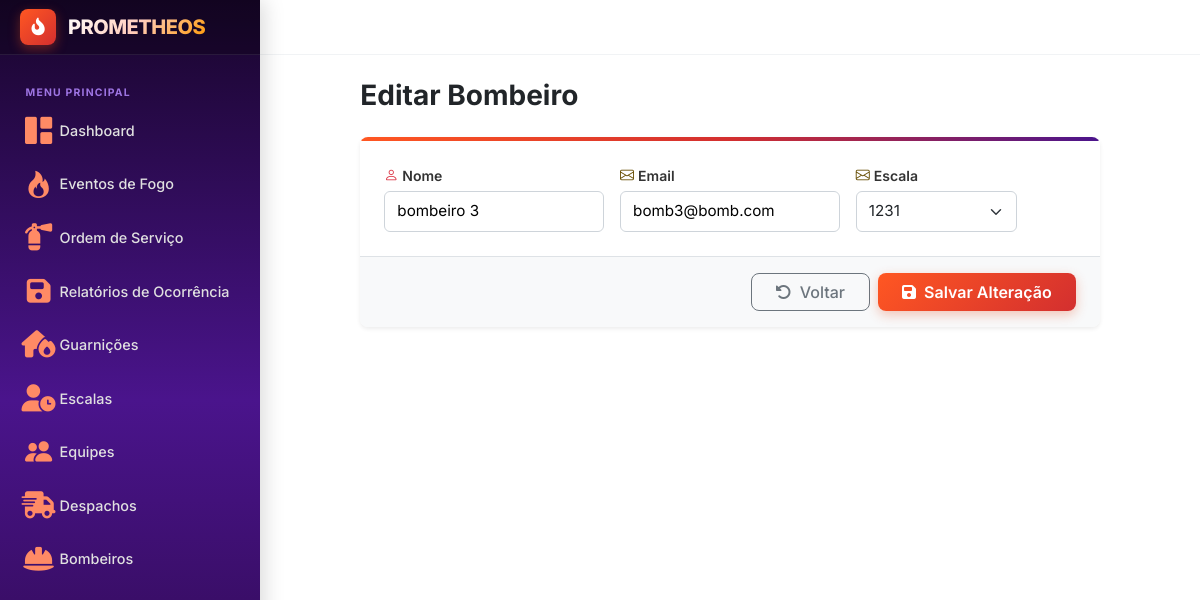
/bombeiros/editar/13515, run on an earlier commit of the app's database.
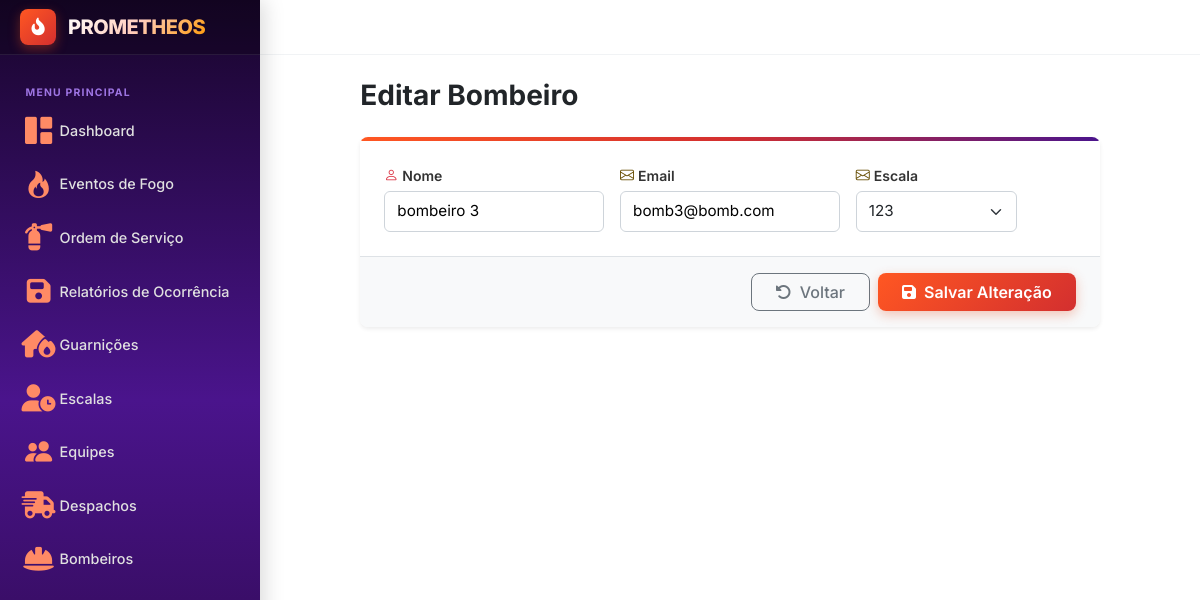
And on a later commit of the database.
### usuario/models.py (models this page shows, shortened)
class Bombeiro(models.Model):
    id_usuario = models.OneToOneField(Usuario, on_delete=models.CASCADE)
    id_equipe = models.ForeignKey(Equipe, on_delete=models.PROTECT, blank=True, null=True)
    id_escala = models.ForeignKey(Escala, on_delete=models.SET_NULL, null=True, blank=True, related_name="bombeiros")
    matricula = models.IntegerField(primary_key=True)
    estatus = models.CharField(choices=Estatus.choices, default=Estatus.LIVRE)
    proficiencia = models.CharField(choices=Proficiencia.choices, blank=True, null=True, default=None)

### usuario/views.py (the view)
# urls.py: path('bombeiros/editar/<matricula>', userViews.editaBombeiro, name='editaBombeiro'),
def editaBombeiro(request, matricula=None):
    bombeiro = Bombeiro.objects.get(pk=matricula)
    form = BombeiroEdicaoForm(request.POST or None, instance=bombeiro)
    if form.is_valid():
        form.save()
        return redirect('bombeiro')
    return render(request, 'usuarios/editaBombeiro.html', {"form" : form})

### usuario/forms.py (shortened to what this page needs)
class BombeiroEdicaoForm(forms.ModelForm):
    nome = forms.CharField(max_length=150, label="Nome")
    email = forms.EmailField(label="E-mail")
    class Meta:
        model = Bombeiro
        fields = ['id_escala']
    def __init__(self, *args, **kwargs):
        super().__init__(*args, **kwargs)
        self.fields['nome'].widget.attrs['placeholder'] = 'Nome do bombeiro'
        self.fields['email'].widget.attrs['placeholder'] = 'bombeiro@email.com'
        campo = self.fields['id_escala']
        campo.widget = forms.Select(attrs={"class": "form-select"})
        campo.empty_label = "Sem escala"
        campo.label_from_instance = lambda e: f"{e.codigo}"
        campo.queryset = Escala.objects.select_related("id_guarnicao").order_by("-data_inicio")
        if self.instance.pk:
            self.fields['nome'].initial = self.instance.id_usuario.nome
            self.fields['email'].initial = self.instance.id_usuario.email

### templates/usuarios/editaBombeiro.html (shortened to what this page needs)
{% extends 'layout.html' %}
{% block content %}
<div class="row justify-content-center">
    <div class="col-12 col-xl-10 col-xxl-9">
        <div class="mb-4">
            <h1 class="h3 fw-bold mb-0 text-dark">Editar Bombeiro</h1>
        </div>
        <div class="card border-0 shadow-sm rounded-3 overflow-hidden">
            <div style="height: 4px; background: linear-gradient(90deg, var(--fire-orange), var(--fire-red-dark), var(--purple-mid));"></div>
            <form method="post" novalidate>
                <div class="card-body p-4">
                    <div class="row g-3">
                        <div class="col-12 col-md-4 form-field-wrapper">
                            <label for="{{ form.nome.id_for_label }}" class="form-label-custom">
                                <i class="bi bi-person text-danger me-1"></i>Nome
                            </label>
                            {{ form.nome }}
                        </div>
                        <div class="col-12 col-md-4 form-field-wrapper">
                            <label for="{{ form.email.id_for_label }}" class="form-label-custom">
                                <i class="bi bi-envelope text-warning-emphasis me-1"></i>Email
                            </label>
                            {{ form.email }}
                        </div>
                        <div class="col-12 col-md-3 form-field-wrapper">
                            <label for="{{ form.id_escala.id_for_label }}" class="form-label-custom">
                                <i class="bi bi-envelope text-warning-emphasis me-1"></i>Escala
                            </label>
                            {{ form.id_escala }}
                        </div>
                    </div>
                </div>
                <div class="card-footer bg-light border-top px-4 py-3 d-flex align-items-center justify-content-between">
                    <div class="d-flex gap-2 ms-auto">
                        <a href="{% url 'bombeiro' %}" class="btn btn-outline-secondary px-4 rounded-3 fw-medium">
                            <i class="fa-solid fa-rotate-left me-1"></i> Voltar
                        </a>
                        <button type="submit" class="btn btn-fire-primary px-4 rounded-3 fw-semibold">
                            <i class="fa-solid fa-floppy-disk me-1"></i> Salvar Alteração
                        </button>
                    </div>
                </div>
            </form>
        </div>
    </div>
</div>
{% endblock %}

What changed in the data, as far as the page shows it:
changed Bombeiro: id_escala "1231" → "123"
